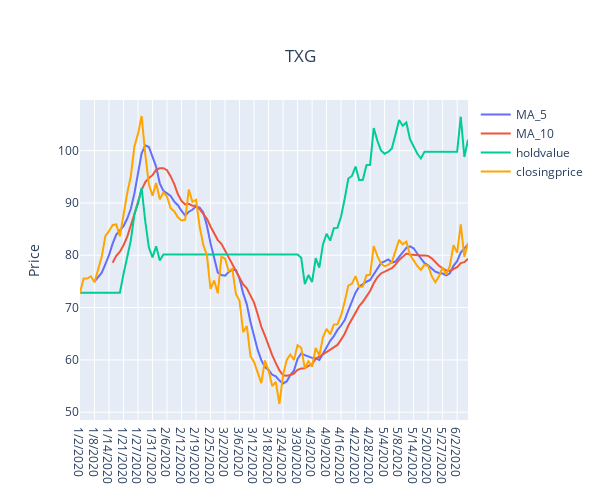

The code cell stored with this chart in its notebook:
### Code cell
ma_fast = 5
ma_slow = 10
SMA_5 = price.rolling(window = ma_fast).mean()
SMA_10 = price.rolling(window = ma_slow).mean()
MA = pd.DataFrame({'MA_5':SMA_5, 'MA_10':SMA_10,'holdingvalue':portfolio_MA,'Date':data_TXG['Date'],'TXG.close':data_TXG['TXG.Close']})

fig = go.Figure()
fig.add_trace(go.Scatter(x = MA['Date'], y = MA['MA_5'], mode = 'lines', name = 'MA_5'))
fig.add_trace(go.Scatter(x = MA['Date'], y = MA['MA_10'], mode = 'lines', name = 'MA_10'))
fig.add_trace(go.Scatter(x = MA['Date'], y = MA['holdingvalue'], mode = 'lines', name = 'holdvalue'))
fig.add_trace(go.Scatter(x = MA['Date'], y = MA['TXG.close'], mode = 'lines', name = 'closingprice', line = dict(color = "orange")))
fig.update_layout(autosize = False, width = 600, height = 500, yaxis_title = "Price",
                 title={'text': "TXG",'y':0.9,'x':0.5,'xanchor': 'center','yanchor': 'top'})
fig.show()
